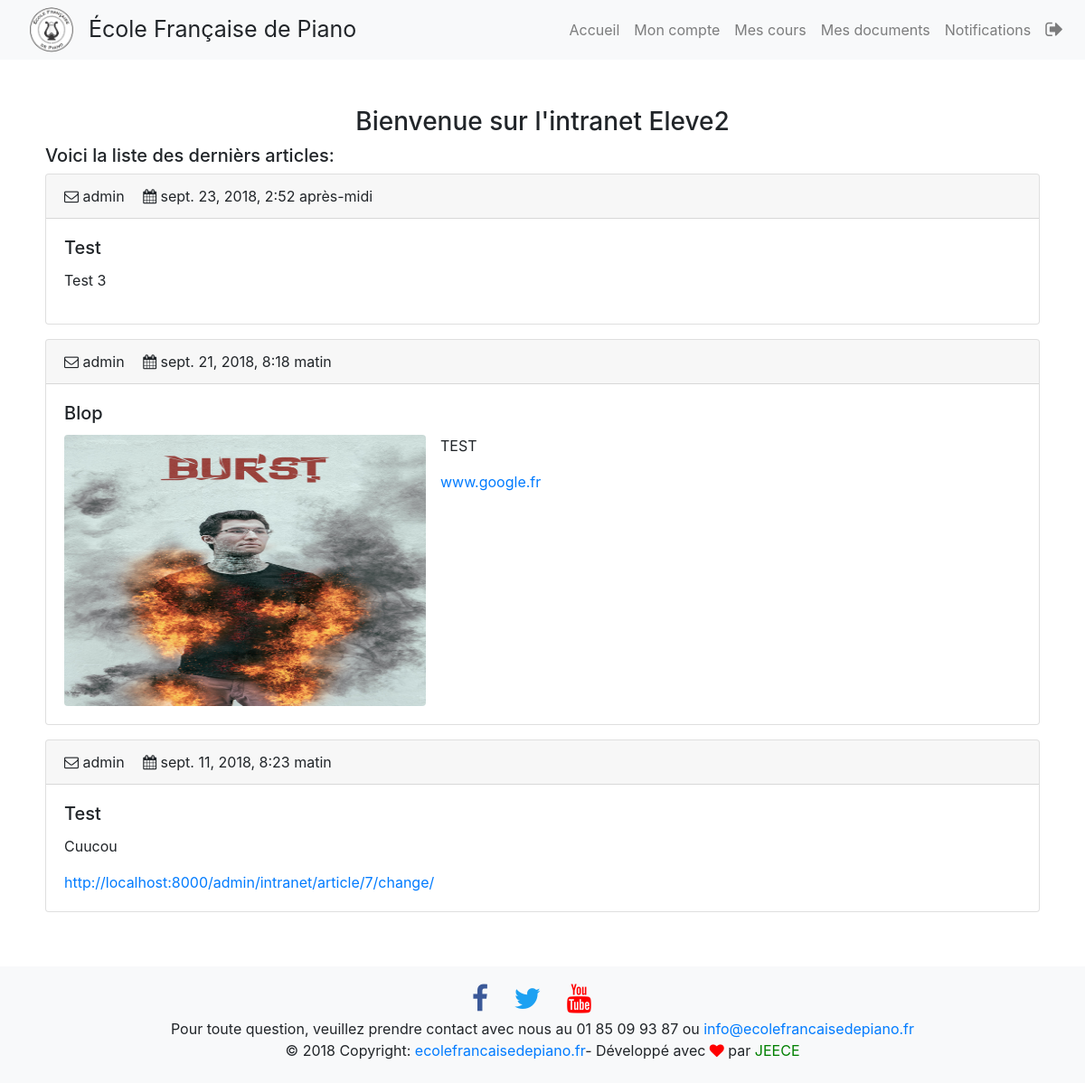
The page /intranet/ (signed in) on the database its author committed.
### intranet/models.py (models this page shows, shortened)
class Article(models.Model):
    titre = models.CharField(max_length=100)
    auteur = models.CharField(max_length=50, default="admin")
    contenu = models.TextField(null=True)
    lien = models.CharField(max_length=150,null=True, blank=True)
    photo = models.FileField(upload_to="photos/", default=None, blank=True, null=True)
    date = models.DateTimeField(default=timezone.now,verbose_name="Date de parution")
    class Meta:
        verbose_name = "article"
        ordering = ['date']

### intranet/views.py (the view)
# urls.py: path('', views.accueil, name='base'),
@login_required
def accueil(request):
    if not request.user.userprofile.is_adherent:
        return redirect('intranet:creation_inscription')
    """ Redirection apres connexion, ici seront afficher les articles du blog"""
    articles_list = reversed(Article.objects.all()) # Nous sélectionnons tous nos articles
    return render(request, 'intranet/accueil.html', locals())

### intranet/templates/intranet/accueil.html (shortened to what this page needs)
{% extends 'intranet/base.html' %}
{% block nav_bar %}
{% include 'intranet/nav_bar.html' %}
{% endblock nav_bar %}
{% block content %}
 <div class="container container_extras" >
     <h3 class="text-center mt-2"> Bienvenue sur l'intranet {{ user.username }} </h3>
     <h5>Voici la liste des dernièrs articles:</h5>
     {% if articles_list %}
        {% for art in articles_list %}
        <div class="card mb-3">
            <div class="card-header"><i class="fa fa-envelope-o" aria-hidden="true"></i> {{art.auteur}} <i class="fa fa-calendar ml-3" aria-hidden="true"></i> <span class="text-xl-right">{{art.date}}</span></div>
            <div class="card-body">
                <h5 class="card-title">{{art.titre}}</h5>
                {% if art.photo %}
                    <img src="{{ art.photo.url }}" class="img-responsive rounded mr-3" height=300 width=400 align="left">
                    <div class="card-text" style="padding-left: 400px;">{{art.contenu|linebreaks }}</div>
                {% else %}
                 <div class="card-text">{{art.contenu|linebreaks }} </div>
                {% endif %}
                {% if art.lien %}
                    <a target="_blank" href="{{art.lien}}">{{art.lien}}</a>
                {% endif %}
            </div>
        </div>
        {% endfor %}
     {% else %}
     <p>Il n'y pas encore d'articles !</p>
     {% endif %}
 </div>
{% endblock content %}
{% block footer %}
{% include 'intranet/footer.html' %}
{% endblock footer %}

### intranet/static/intranet/css/app.css (style rules this page uses)
.container_extras { padding: 20px; min-height: 600px; //padding-bottom: 50px; overflow-x: hidden; }

### rows shown on the page
Article: auteur "admin", date "sept. 23, 2018, 2:52 après-midi", titre "Test", contenu "Test 3"
Article: auteur "admin", date "sept. 21, 2018, 8:18 matin", titre "Blop", photo (picture), contenu "TEST", lien "www.google.fr"
Article: auteur "admin", date "sept. 11, 2018, 8:23 matin", titre "Test", contenu "Cuucou", lien "http://localhost:8000/admin/intranet/article/7/change/"

### other values the page prints
{{ user.username }} "Eleve2"
